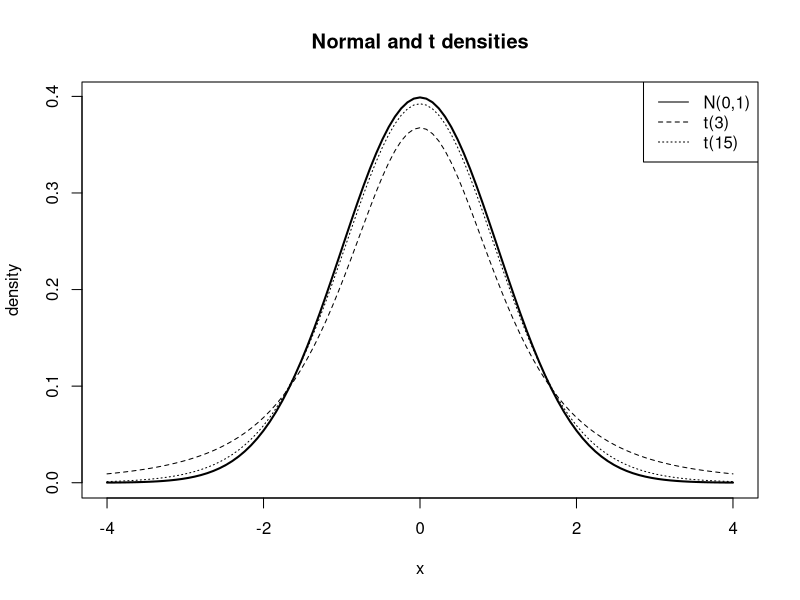
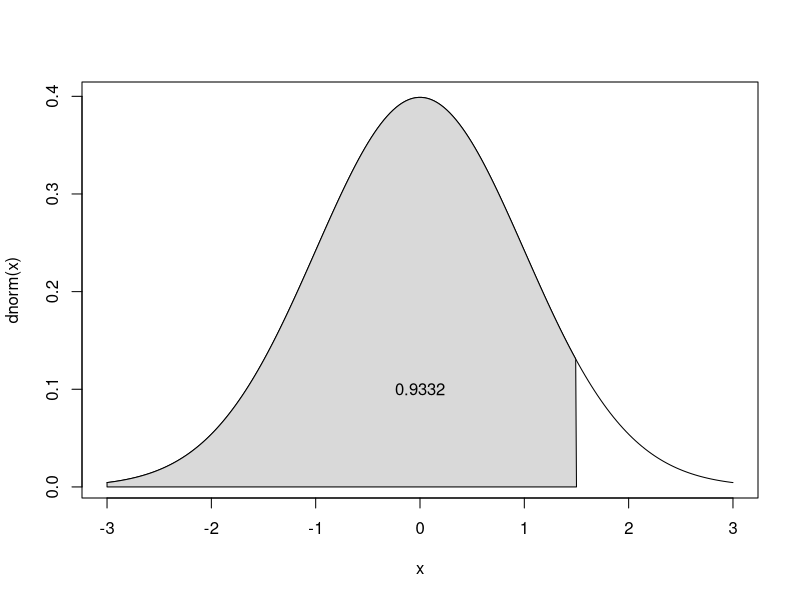
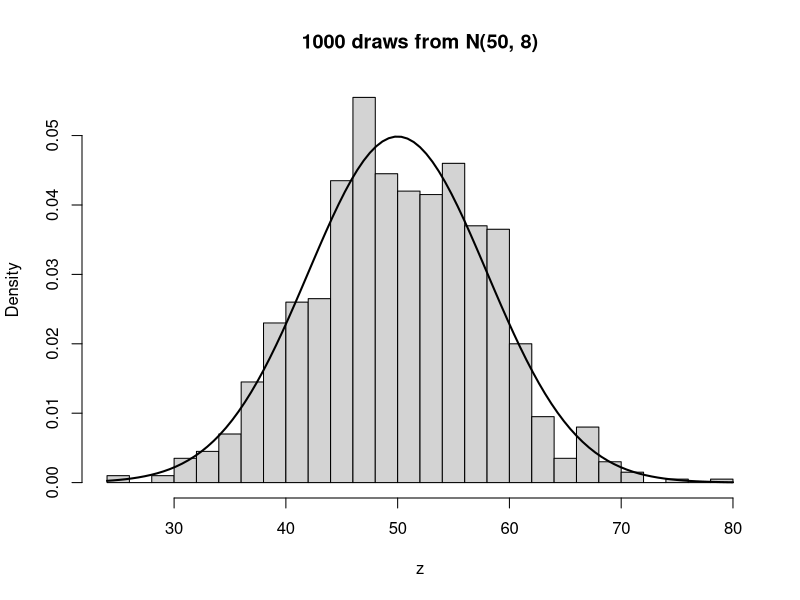
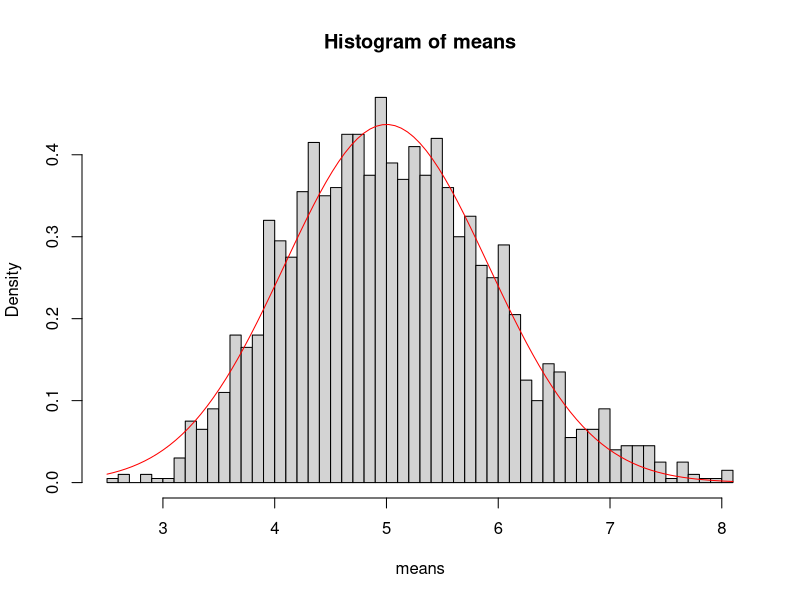

The R script that drew these images, in order:
punif(0.3, 0, 1, lower.tail = FALSE)
dunif(5, 2, 10)
qunif(c(0.25, 0.75), 2, 10)

# waiting time with mean 5 minutes
rate <- 1 / 5
pexp(3, rate)
1 - pexp(10, rate)
qexp(0.5, rate)
# memoryless
(1 - pexp(8, rate)) / (1 - pexp(5, rate))
1 - pexp(3, rate)

mu <- 4; sigma <- 5
pnorm(6, mu, sigma)
1 - pnorm(6, mu, sigma)
pnorm(10, mu, sigma) - pnorm(0, mu, sigma)
qnorm(0.95, mu, sigma)
qnorm(c(0.025, 0.975))

pnorm(1:3) - pnorm(-(1:3))

curve(dnorm(x), -4, 4, lwd = 2, ylab = "density", main = "Normal and t densities")
curve(dt(x, df = 3), add = TRUE, lty = 2)
curve(dt(x, df = 15), add = TRUE, lty = 3)
legend("topright", c("N(0,1)", "t(3)", "t(15)"), lty = 1:3)

x <- seq(-3, 3, length.out = 200)
plot(x, dnorm(x), type = "l")
polygon(c(-3, x[x <= 1.5], 1.5), c(0, dnorm(x[x <= 1.5]), 0), col = "grey85")
text(0, 0.1, round(pnorm(1.5), 4))

pchisq(11.07, df = 5, lower.tail = FALSE)
qchisq(0.95, df = 5)
qf(0.95, 3, 20)
qt(0.975, df = c(5, 10, 30, 100))

set.seed(10)
z <- rnorm(1000, 50, 8)
c(mean(z), sd(z))
hist(z, breaks = 30, freq = FALSE, main = "1000 draws from N(50, 8)")
curve(dnorm(x, 50, 8), add = TRUE, lwd = 2)

# sample means of exponential look normal for n = 30
means <- replicate(2000, mean(rexp(30, rate)))
hist(means, breaks = 40, freq = FALSE)
curve(dnorm(x, 5, 5 / sqrt(30)), add = TRUE, col = "red")
